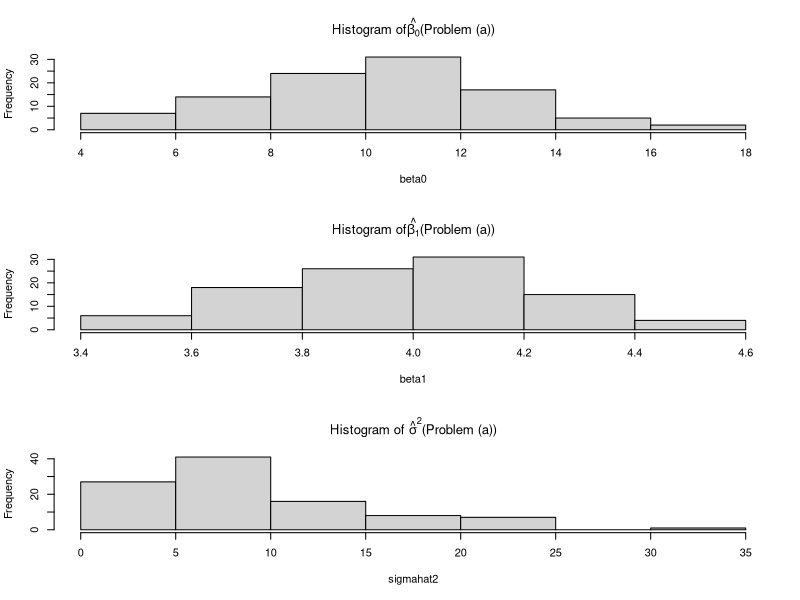

This figure's R source:
# 4. 95% confidence interval for E(Yh) when Xh = 7
x=c(2,6,10,14,18)
summary(lm(10+4*x+rnorm(5,0,3)~x))
par(mfrow=c(3,1))
beta0=replicate(n=100,coefficients(lm(10+4*x+rnorm(5,0,3)~x))[1])
hist(beta0,main=bquote("Histogram of"*hat(beta[0])*"(Problem (a))"))
beta1=replicate(n=100,coefficients(lm(10+4*x+rnorm(5,0,3)~x))[2])
hist(beta1,main=bquote("Histogram of"*hat(beta[1])*"(Problem (a))"))
sigmahat2=replicate(n=100,(summary(lm(10+4*x+rnorm(5,0,3)~x))$sigma)^2)
hist(sigmahat2,main=bquote("Histogram of "*hat(sigma)^2*"(Problem (a))"))
# a
x=c(2,6,10,14,18)
predict100=replicate(100,predict(lm(10+4*x+rnorm(5,0,3)~x),newdata=data.frame(x=7),interval = "confidence")[-1])
xh=7
EY=10+4*xh
n=0
for (i in 1:100){
  if (EY>predict100[1,i]&EY<predict100[2,i]){
    n=n+1
  }
}
n
probability=n/100
probability

# b
x=c(2, 4, 6, 8, 10, 12, 14, 16, 18, 20)
predict100=replicate(100,predict(lm(10+4*x+rnorm(10,0,3)~x),newdata=data.frame(x=7),interval = "confidence")[-1])
xh=7
EY=10+4*xh
n=0
for (i in 1:100){
  if (EY>predict100[1,i]&EY<predict100[2,i]){
    n=n+1
  }
}
n
probability=n/100
probability

# c
x=c(2, 6, 10, 14, 18, 22, 26, 30, 34, 38)
predict100=replicate(100,predict(lm(10+4*x+rnorm(10,0,3)~x),newdata=data.frame(x=7),interval = "confidence")[-1])
xh=7
EY=10+4*xh
n=0
for (i in 1:100){
  if (EY>predict100[1,i]&EY<predict100[2,i]){
    n=n+1
  }
}
n
probability=n/100
probability

# d
x=c(2, 6, 10, 14, 18)
predict100=replicate(100,predict(lm(10+4*x+0.1*x^2+rnorm(5,0,3)~x),newdata=data.frame(x=7),interval = "confidence")[-1])
xh=7
EY=10+4*xh+0.1*xh^2
n=0
for (i in 1:100){
  if (EY>predict100[1,i]&EY<predict100[2,i]){
    n=n+1
  }
}
n
probability=n/100
probability

# e
x=c(2, 6, 10, 14, 18)
predict100=replicate(100,predict(lm(10+4*x+0.2*x^2+rnorm(5,0,3)~x),newdata=data.frame(x=7),interval = "confidence")[-1])
xh=7
EY=10+4*xh+0.2*xh^2
n=0
for (i in 1:100){
  if (EY>predict100[1,i]&EY<predict100[2,i]){
    n=n+1
  }
}
n
probability=n/100
probability